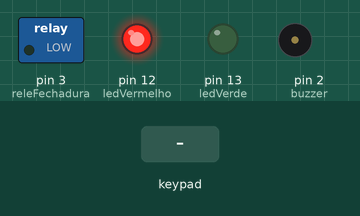
Simulated run of this sketch. Board: Arduino Uno, built with avr-gcc and run on an emulated ATmega328P. Parts: switched loads named in the sketch (green lamp = pin HIGH), output pins drawn as LEDs (lit = HIGH), buzzer (waves = sounding, pin HIGH). Inputs (shaded band) come from the test bench.

Above: at 1.2 s.
1.3 s: keypad keys 1 2 3 4 5 6 pressed 0.4 s apart
At 3.7 s:
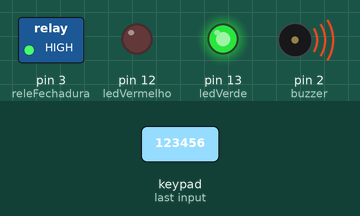
At 4.3 s:
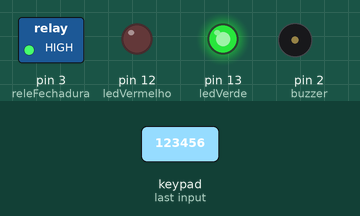
Timing chart, 0 to 7.4 s (numbered marks = the images above; inputs shaded):
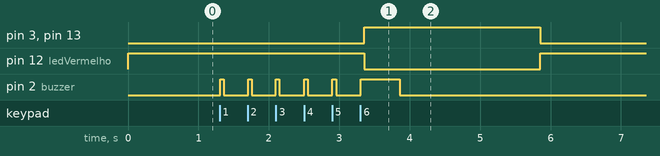

Measured:
- after the input at 1.3 s, pin 3 (releFechadura), pin 13 (ledVerde): LOW → HIGH after 2.1 s, → LOW 2.5 s later; pin 12 (ledVermelho): HIGH → LOW after 2.1 s, → HIGH 2.5 s later; pin 2 (buzzer): goes 5 × (HIGH 0.05 s, LOW 0.35 s), HIGH 0.55 s, then LOW, starting at once

The sketch:

teclado_matricial.ino
```cpp
/* ******************** Controle de acesso por senha Manual do Mundo ********************

   Criado por: Fernando A Souza e Iberê Thenório
   Rev.: 01
   Data: 17.06.2019

   Guia de conexão:

   Arduino:
   LINHA 1 TECLADO: Pino Digital 11
   LINHA 2 TECLADO: Pino Digital 10
   LINHA 3 TECLADO: Pino Digital 9
   LINHA 4 TECLADO: Pino Digital 8

   COLUNA 1 TECLADO: Pino Digital 7
   COLUNA 2 TECLADO: Pino Digital 6
   COLUNA 3 TECLADO: Pino Digital 5
   COLUNA 4 TECLADO: Pino Digital 4

   LED VERMELHO: Pino Digital 12
   LED VERDE: Pino Digital 13
   BUZZER: Pino Digital 2
   MÓDULO RELÊ: Pino Digital 3 (na simulação do Tinkercad temos um led azul no lugar do módulo relê, quando ligamos o módulo não precisamos usar o resistor)


   Este código utiliza a biblioteca Keypad

 ***************************************************************************** */

// Inclusão da biblioteca do módulo teclado
#include <Keypad.h>

/************************ DEFINIÇÃO DE SENHA ******************************* */

char* senha = "123456";  // defina a senha aqui, ela deve conter seis dígitos

/************************ CONFIGURAÇÕES TECLADO ******************************* */

const byte LINHAS = 4; // quantidade de linhas do teclado
const byte COLUNAS = 3; // quantidade de colunas do teclado

char digitos[LINHAS][COLUNAS] = {
{'1','2','3'},
{'4','5','6'},
{'7','8','9'},
{'*','0','#'}}; // todos os caracteres do teclado

byte pinosLinha[LINHAS] = { 11, 10, 9, 8 }; // pinos de conexão das linhas no arduino
byte pinosColuna[COLUNAS] = { 7, 6, 5 }; // pinos de conexão das colunas no arduino

Keypad keypad = Keypad( makeKeymap(digitos), pinosLinha, pinosColuna, LINHAS, COLUNAS ); // objeto de leitura das teclas com os parâmetros lidos

/************************ VARIÁVEIS AUXILIARES ******************************* */

int position = 0;
int ledVermelho = 12;
int ledVerde = 13;
int releFechadura = 3; //led azul substituir por módulo relé
int buzzer = 2;
int tempoBuzz = 50;
int tempoAberto = 2000;

/***************************************************************************** */

void setup()
{

estadoPorta(true); // diz se a porta está ou não trancada

pinMode(ledVermelho,OUTPUT);
pinMode(ledVerde,OUTPUT);
pinMode(releFechadura,OUTPUT);
pinMode(buzzer,OUTPUT); // define os pinos de saída do arduino

}

void loop()
{

char digito = keypad.getKey(); // faz a leitura das teclas

if (digito !=0)
{
  digitalWrite(buzzer, HIGH);
  delay(tempoBuzz);
  digitalWrite(buzzer, LOW); // acionamento do buzzer ao apertar qualquer tecla

if (digito == senha[position]) // verifica se o dígito apertado corresponde ao equivalente da senha
{
position ++;
}
else { // retorna a leitura para a primeira posição de leitura da senha quando o dígito apertado não corresponde ao correto
position = 0;
}
if (position == 6) // altera estado da porta
{
estadoPorta(false);
}
delay(100);
}
}

void estadoPorta(int trancado)
{

if (trancado) // trancamento da porta
{
digitalWrite(ledVermelho, HIGH);
digitalWrite(ledVerde, LOW);
digitalWrite(releFechadura, LOW); // importante: para uso com rele de acionamento da fechadura LOW deve ser subsstituído por HIGH
}

else // abertura da porta
{
digitalWrite(ledVermelho, LOW);
digitalWrite(ledVerde, HIGH);
digitalWrite(releFechadura, HIGH); // importante: para uso com rele de acionamento da fechadura HIGH deve ser subsstituído por LOW
digitalWrite(buzzer, HIGH);
delay(tempoBuzz*10);
digitalWrite(buzzer, LOW); // buzzer indica o acerto da senha
delay(tempoAberto);
position = 0;
digitalWrite(releFechadura, HIGH);
estadoPorta(true); // tranca a porta novamente
}
}
```
